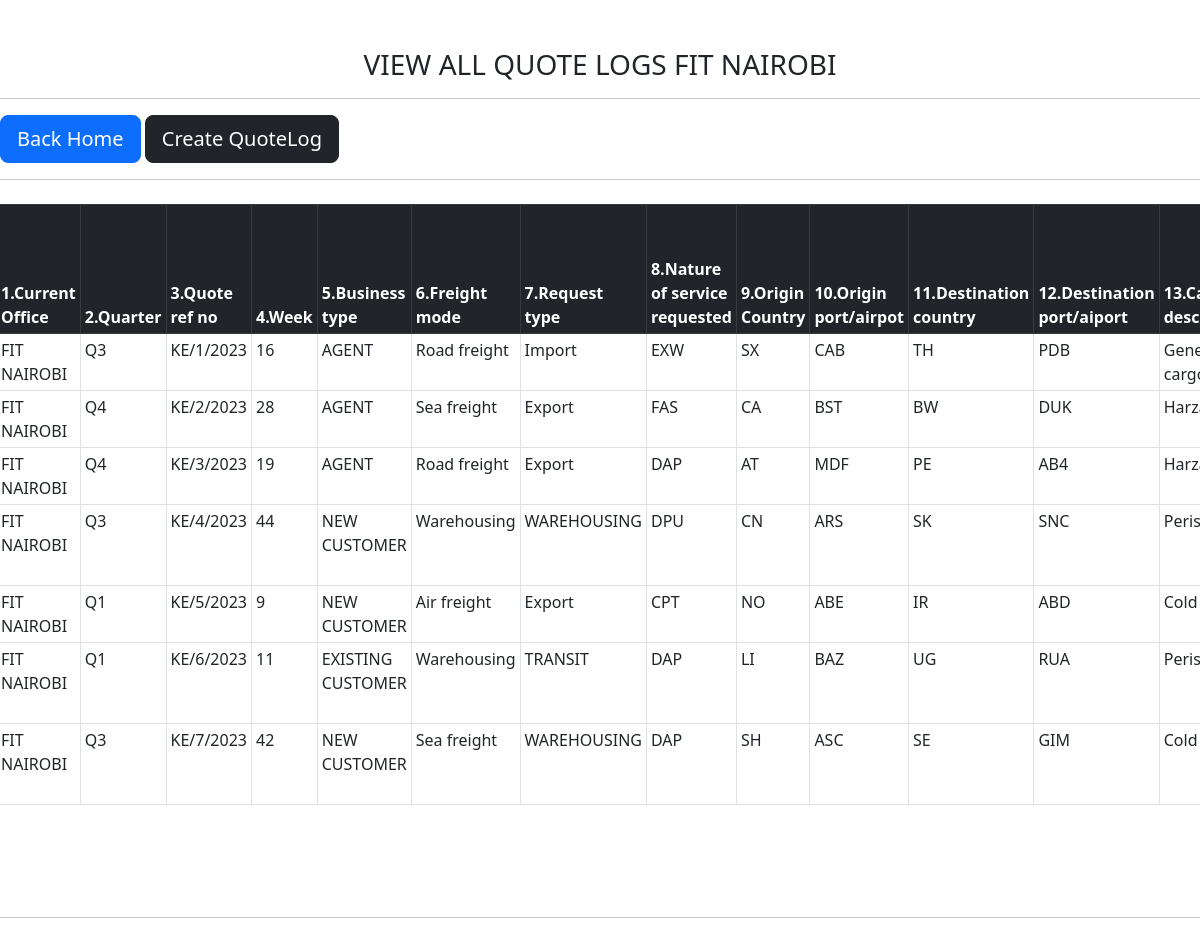
Before: /logs/view_ql/ (signed in) with the older database file.
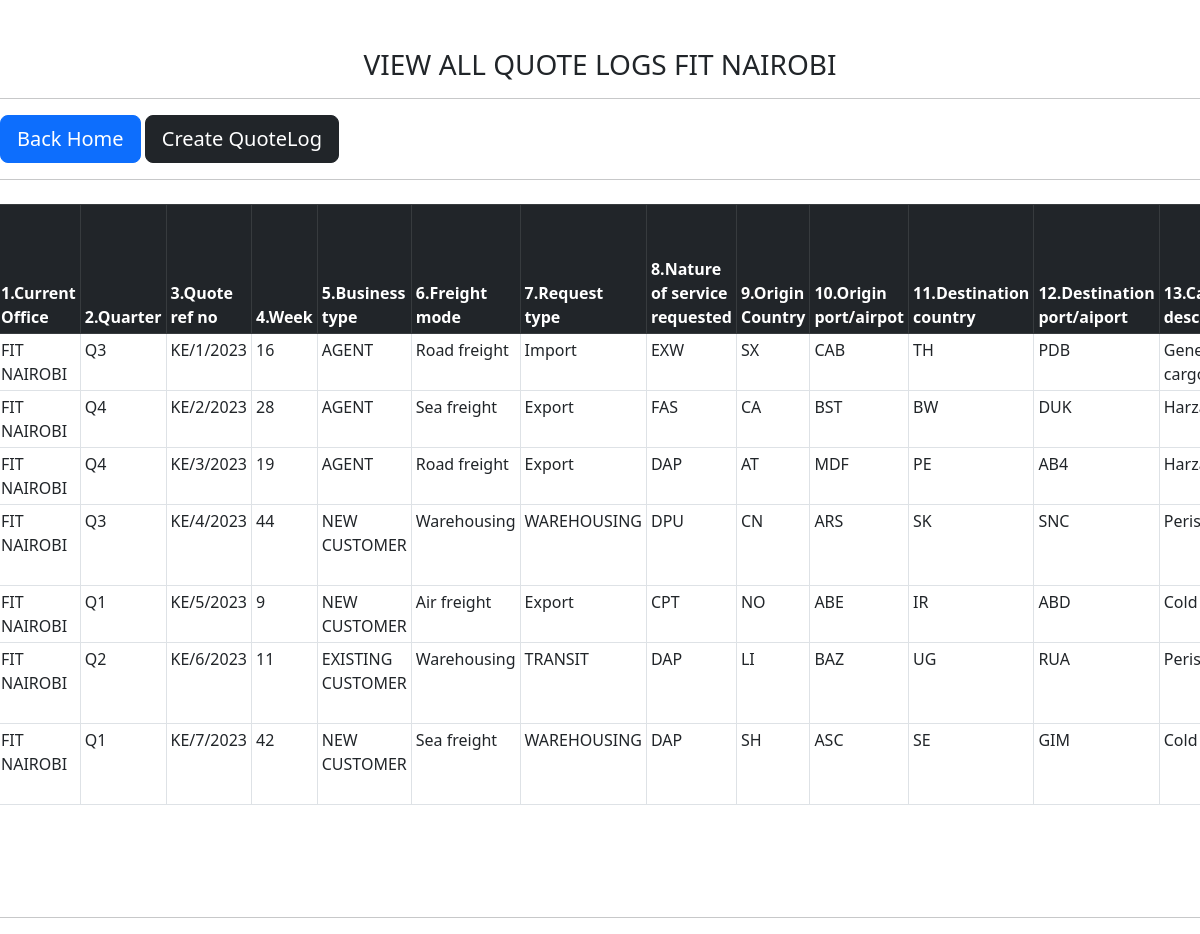
After: the same page with the newer database file.
### quotelog/models.py (models this page shows, shortened)
class QuoteLogdb(models.Model):
    office = models.CharField(max_length=100)
    quarter = models.CharField(max_length=200,choices=QUOTER_CHOICE)
    quote_ref_no = models.CharField(max_length=100,unique = True)
    week = models.CharField(max_length=200,choices=WEEK_CHOICE)
    business_type = models.CharField(max_length=200, choices=BUSINESS_TYPE_CHOICE)
    freight_mode = models.CharField(max_length=200, choices=FREIGHT_MODE_TYPE_CHOICE)
    request_type = models.CharField(max_length=200, choices=REQ_TYPE_CHOICE)
    nature_of_service_requested = models.CharField(max_length=200, choices=NATURE_OF_SERVICE_CHOICE)
    origin_country = CountryField()
    origin_port_airpot = models.CharField(max_length=200)
    destination_country = CountryField()
    destination_port_aiport = models.CharField(max_length=200)
    cargo_description = models.CharField(max_length=200, choices=CARGO_DESCRIPTION_CHOICE)
    volume_unit = models.CharField(max_length=200, choices=VOLUME_UNIT_CHOICE)
    volume_amount = models.CharField(max_length=50)
    carrier = models.CharField(max_length=200,default="", blank = True, null=True)
    total_buy_rate = models.FloatField()
    client_quote_sell_rate = models.FloatField()
    absolute_profit = models.FloatField()
    percentage_profit = models.FloatField()
    email_subject = models.TextField(null=True, blank=True)
    date_of_reciept_of_request = models.DateField()
    date_of_reply_to_client = models.DateField()
    name_of_sales_person = models.CharField(max_length=200,default="", blank = True, null=True)
    quote_sent_by = models.CharField(max_length=100)
    quotation_status = models.CharField(max_length=20,choices=QUOTATION_STATUS_CHOICE)
    feedback_remarks = models.TextField()
    created_on = models.DateField(auto_now_add=True)
    updated_on = models.DateField(auto_now=True)
    class Meta:
        db_table = "FITQuoteLog"
        ordering = ('quote_ref_no', )

### quotelog/views.py (the view)
# urls.py: path('view_ql/', login_required(QuoteLogListView.as_view()),name='view_ql'),  # view all ql
class QuoteLogListView(ListView):
    model = QuoteLogdb
    template_name = "quotelogs/view_all.html"

### templates/quotelogs/view_all.html (shortened to what this page needs)
{% extends '../base.html' %}
{% load static %}
{% block styling %}
<link href="https://cdn.jsdelivr.net/npm/bootstrap@5.2.2/dist/css/bootstrap.min.css" rel="stylesheet">
<link rel="stylesheet" type="text/css" href="https://cdn.datatables.net/1.12.1/css/jquery.dataTables.css">
<link rel="stylesheet" type="text/css"
    href="https://cdn.datatables.net/v/dt/dt-1.12.1/b-2.2.3/b-colvis-2.2.3/b-html5-2.2.3/b-print-2.2.3/datatables.min.css" />
<link href="https://cdn.jsdelivr.net/npm/select2@4.1.0-rc.0/dist/css/select2.min.css" rel="stylesheet" />
{% endblock %}
{% block content %}
{% load crispy_forms_tags %}
<br>
<br>
<h3 style="text-align:center;">VIEW ALL QUOTE LOGS {{user.profile.office}}</h3>
<hr>
<div class="container-fuid">
    <div class="row">
        <div class="col">
            <a href="{% url 'home' %}"><button type="button" class="btn btn-primary btn-lg"
                    style="align-items:center;">Back Home</button></a>
            <a href="{% url 'logs:create_ql' %}"><button type="button" class="btn btn-dark btn-lg"
                    style="align-items:center;">Create QuoteLog</button></a>
        </div>
    </div>
</div>
<hr>
<div class="containter-fluid">
    <div class="row">
        {% if object_list %}
        <div class="p-2">
            <div class="col-12" style="overflow-x:auto;">
                <table id="myTable" class="table table-sm table-bordered" style="width:100%">
                <thead class="table-dark">
                    <tr>
                        <th scope="col">1.Current Office</th>
                        <th scope="col">2.Quarter</th>
                        <th scope="col">3.Quote ref no</th>
                        <th scope="col">4.Week</th>
                        <th scope="col">5.Business type</th>
                        <th scope="col">6.Freight mode</th>
                        <th scope="col">7.Request type</th>
                        <th scope="col">8.Nature of service requested</th>
                        <th scope="col">9.Origin Country</th>
                        <th scope="col">10.Origin port/airpot</th>
                        <th scope="col">11.Destination country</th>
                        <th scope="col">12.Destination port/aiport</th>
                        <th scope="col">13.Cargo description</th>
                    </tr>
                </thead>
                <tbody style="font-weight:600px;">
                    {% for i in object_list %}
                    {% if user.profile.office == i.office %}
                    <tr>
                        <td>{{ i.office }}</td>
                        <td>{{ i.quarter }}</td>
                        <td>{{ i.quote_ref_no }}</td>
                        <td>{{ i.week }}</td>
                        <td>{{ i.business_type }}</td>
                        <td>{{ i.freight_mode }}</td>
                        <td>{{ i.request_type }}</td>
                        <td>{{ i.nature_of_service_requested }}</td>
                        <td>{{ i.origin_country }}</td>
                        <td>{{ i.origin_port_airpot }}</td>
                        <td>{{ i.destination_country }}</td>
                        <td>{{ i.destination_port_aiport }}</td>
                        <td>{{ i.cargo_description }}</td>
                    </tr>
                    {% endif %}
                    {% endfor %}
                </tbody>
            </table>
            </div>
        </div>
        {% endif %}
    </div>
    <br>
    <br>
    <br>
    <hr>
</div>
{% endblock content %}

Changed rows visible on the page:
changed QuoteLogdb "KE/6/2023": quarter "Q1" → "Q2"
changed QuoteLogdb "KE/7/2023": quarter "Q3" → "Q1"
